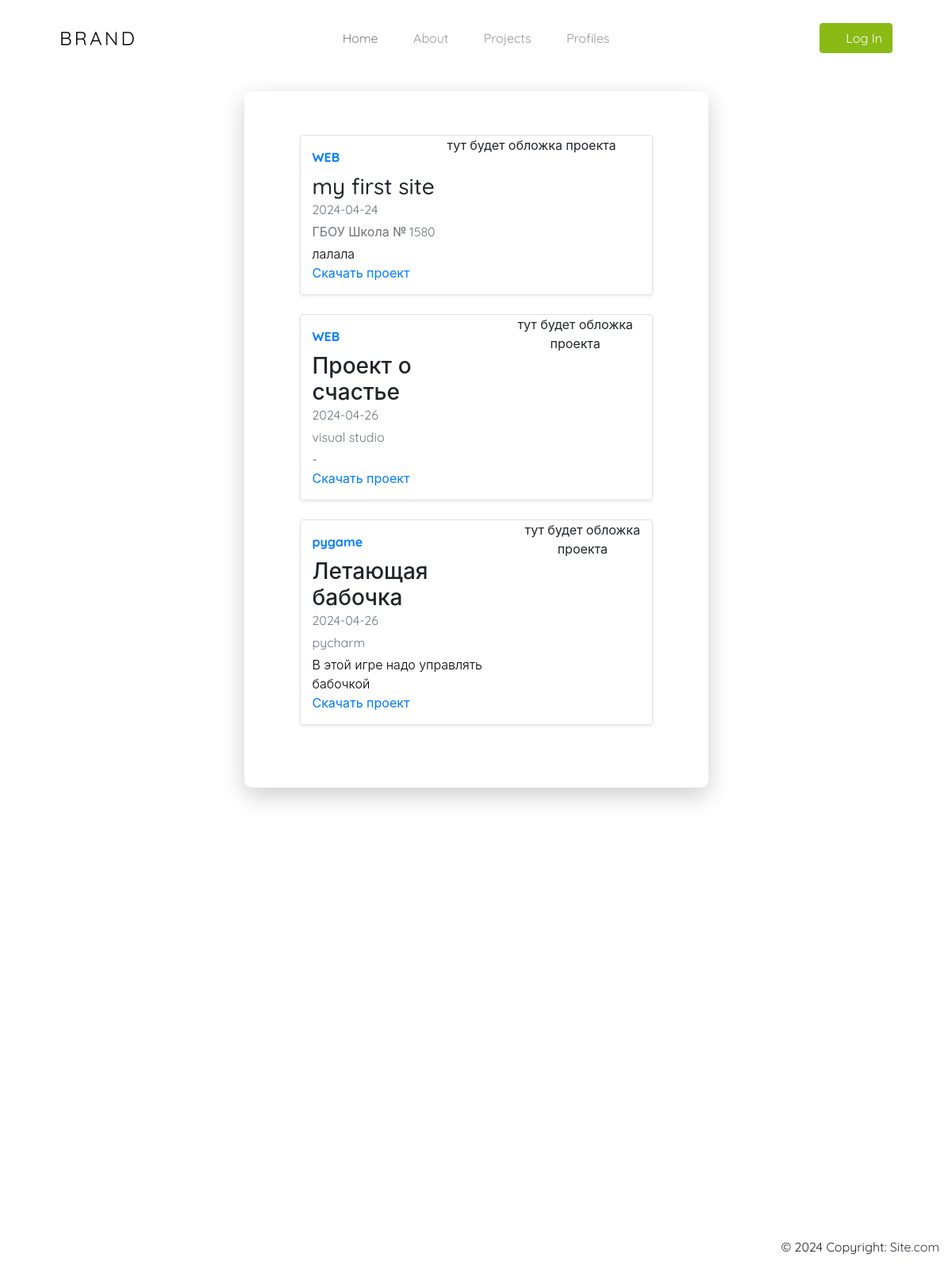
The app's page /projects with its own data.
### models/projects.py (models this page shows)
class Project(SqlAlchemyBase):
    __tablename__ = 'Projects'
    id = sqlalchemy.Column(sqlalchemy.Integer,
                           primary_key=True, autoincrement=True)
    approved_or_not = sqlalchemy.Column(sqlalchemy.Boolean, default=False)
    project_name = sqlalchemy.Column(sqlalchemy.String, nullable=True)
    project_type = sqlalchemy.Column(sqlalchemy.Integer, nullable=True)
    archive = sqlalchemy.Column(sqlalchemy.String, nullable=True)
    project_platform = sqlalchemy.Column(sqlalchemy.String, nullable=True)
    project_date = sqlalchemy.Column(sqlalchemy.DateTime,
                                     default=datetime.datetime.now)
    short_description = sqlalchemy.Column(sqlalchemy.Text, nullable=True)
    description = sqlalchemy.Column(sqlalchemy.Text, nullable=True)
    image = sqlalchemy.Column(sqlalchemy.String, nullable=True)
    user_project = orm.relationship("UserProject", back_populates='project')

### main.py (the view)
@app.route('/projects')
def projects():
    from models.projects import Project
    if current_user.is_authenticated:
        user = load_user(current_user.get_id())
        fl = user.role
    else:
        fl = 0
    db_sess = db_session.create_session()
    projects_a_ds = []
    for proj in db_sess.query(Project).all():
        d = {'project_type': PROJECTS_TYPES[int(proj.project_type)], 'project_name': proj.project_name,
             'date_creation': proj.project_date.date(), 'platform': proj.project_platform,
             'project_short_description': proj.short_description,
             'archive_name': f'{UPLOAD_FOLDER}/{proj.archive}'}
        projects_a_ds.append(d)
    return render_template('projects.html', projects=projects_a_ds, flag=fl)

### models/db_session.py (called while the page is built)
def create_session() -> Session:
    global __factory
    return __factory()

### templates/projects.html
{% extends "base.html" %}
{% block content %}
<div class="limiter">
    <div class="some-container">
        <div class="wrap-with-shadow" style="width: 50%">
            <div class="col mb-2">
                {% for project in projects %}
                    {% include 'project_card.html' %}
                {% endfor %}
            </div>
        </div>
    </div>
</div>
{% endblock %}

### templates/base.html (shortened to what this page needs)
<!doctype html>
<html lang="en">
  <head>
    <link rel="stylesheet" href="{{ url_for('static', filename='fonts/icomoon/style.css')}}">
    <link rel="stylesheet" href="https://stackpath.bootstrapcdn.com/bootstrap/4.3.1/css/bootstrap.min.css"
>
    <link rel="stylesheet" href="{{ url_for('static', filename='css/style.css') }}">
  </head>
  <body>
    <header class="site-navbar mt-3">
      <div class="container-fluid">
        <div class="row align-items-center">
          <div class="site-logo col-6"><a href="index">Brand</a></div>
          <nav class="mx-auto site-navigation">
            <ul class="site-menu js-clone-nav d-none d-xl-block ml-0 pl-0">
              <li><a href="index" class="nav-link active">Home</a></li>
              <li><a href="about">About</a></li>
              <li><a href="projects">Projects</a></li>
              <li><a href="profiles">Profiles</a></li>
            </ul>
          </nav>
          <div class="right-cta-menu text-right d-flex aligin-items-center col-6">
            <div class="ml-auto">
              {% if flag == 0 %}
              <a href="login" class="btn btn-primary border-width-2 d-none d-lg-inline-block"><span class="mr-2 icon-lock_outline"></span>Log In</a>
              {% elif flag in (1, 2, 3) %}
              <a href="post-project" class="btn btn-outline-white border-width-2 d-none d-lg-inline-block"><span class="mr-2 icon-add"></span>Post a Project</a>
              <a href="profile" class="btn btn-primary border-width-2 d-none d-lg-inline-block"><span class="mr-2"></span>Profile</a>
              {% endif %}
            </div>
          </div>
        </div>
      </div>
    </header>
{% block content %} {% endblock %}
<footer class="text-center text-lg-start fixed-bottom">
  <div class="text-right p-3 copyright">
    © 2024 Copyright:
    <a class="text-dark" href="/">Site.com</a>
  </div>
</footer>
  </body>
</html>

### templates/project_card.html
<div class="border rounded shadow-sm overflow-hidden d-flex flex-row mb-3 mb-4 h-md-250">
    <div class="flex-column" style="padding: 15px 15px 15px 15px; max-width: 70%;">
        <strong class="d-inline-block mb-2 text-primary font-weight-bold">{{ project.project_type }}</strong>
        <h3 class="mb-0">{{ project.project_name }}</h3>
        <div class="mb-1 text-muted">{{ project.date_creation }}</div>
        <div class="mb-1 text-muted">{{ project.platform }}</div>
        <p class="card-text mb-auto" style="word-wrap: break-word">{{ project.project_short_description }}</p>
        <a href={{ project.archive_name }} class="stretched-link">Скачать проект</a>
    </div>
    <div class="text-center">
        тут будет обложка проекта
    </div>
</div>

### static/css/style.css (style rules this page uses)
body { font-family: "Quicksand", -apple-system, BlinkMacSystemFont, "Segoe UI", Roboto, "Helvetica Neue", Arial, "Noto Sans", sans-serif, "Apple Color Emoji", "Segoe UI Emoji", "Segoe UI Symbol", "Noto Color Emoji"; background-color: #fff; height: 200vh; position: relative; }
body:before { content: ""; position: absolute; top: 0; left: 0; right: 0; bottom: 0; background: rgba(0, 0, 0, 0.5); -webkit-transition: .3s all ease; -o-transition: .3s all ease; transition: .3s all ease; opacity: 0; visibility: hidden; z-index: 1; }
p { color: #000000; font-weight: 300; }
h1, h2, h3, h4, h5, h6, .h1, .h2, .h3, .h4, .h5, .h6 { font-family: "Quicksand", -apple-system, BlinkMacSystemFont, "Segoe UI", Roboto, "Helvetica Neue", Arial, "Noto Sans", sans-serif, "Apple Color Emoji", "Segoe UI Emoji", "Segoe UI Symbol", "Noto Color Emoji"; }
a { -webkit-transition: .3s all ease; -o-transition: .3s all ease; transition: .3s all ease; }
a, a:hover { text-decoration: none !important; }
.site-navbar { margin-bottom: 0px; z-index: 1999; position: absolute; width: 100%; top: 2rem; }
.site-navbar .container-fluid { padding-left: 7rem; padding-right: 7rem; }
.site-navbar .site-logo { position: absolute; left: 5%; }
.site-navbar .site-logo a { color: #000000; font-size: 1.5rem; letter-spacing: .2rem; text-transform: uppercase; }
.site-navbar .site-burger-menu, .site-navbar .right-cta-menu { position: absolute; right: 5%; }
.site-navbar .site-navigation { position: absolute; left: 50%; -webkit-transform: translateX(-50%); -ms-transform: translateX(-50%); transform: translateX(-50%); z-index: 5; }
.site-navbar .site-navigation .site-menu { margin-bottom: 0; }
.site-navbar .site-navigation .site-menu .active { color: #808080; display: inline-block; padding: 5px 20px; }
.site-navbar .site-navigation .site-menu a { text-decoration: none !important; display: inline-block; position: relative; }
.site-navbar .site-navigation .site-menu > li { display: inline-block; }
.site-navbar .site-navigation .site-menu > li > a { padding: 20px 20px !important; color: rgba(50, 50, 50, 0.5); display: inline-block; text-decoration: none !important; }
.site-mobile-menu .site-nav-wrap { padding: 0; margin: 0; list-style: none; position: relative; }
.site-mobile-menu .site-nav-wrap a { padding: 10px 20px; display: block; position: relative; color: #212529; }
.site-mobile-menu .site-nav-wrap li { position: relative; display: block; }
.site-mobile-menu .site-nav-wrap li .active { color: #515151; }
.site-mobile-menu .site-nav-wrap > li { display: block; position: relative; float: left; width: 100%; }
.site-mobile-menu .site-nav-wrap > li > a { padding-left: 20px; font-size: 20px; }
.btn:after, .btn:before { display: none; }
.btn.btn-primary { color: #fff; background: #89ba16; border-color: #89ba16; }
.limiter { width: 100%; margin: 0 auto; }
.some-container { width: 100%; display: -webkit-box; display: -webkit-flex; display: -moz-box; display: -ms-flexbox; display: flex; flex-wrap: wrap; justify-content: center; align-items: center; padding: 15px; background-repeat: no-repeat; background-position: center; background-size: cover; position: relative; z-index: 1; }
.some-container::before { content: ""; display: block; position: absolute; z-index: -1; width: 100%; height: 100%; top: 0; left: 0; background-color: rgba(255,255,255,0.9); }
.wrap-with-shadow { border-radius: 10px; overflow: hidden; padding: 55px 55px 55px 55px; box-shadow: 0px 10px 30px 0px rgba(13,12,13,0.2); margin-top: 100px; }

### records on screen
Project: project_type "WEB", project_name "my first site", date_creation "2024-04-24", platform "ГБОУ Школа № 1580", project_short_description "лалала"
Project: project_type "WEB", project_name "Проект о счастье", date_creation "2024-04-26", platform "visual studio", project_short_description "-"
Project: project_type "pygame", project_name "Летающая бабочка", date_creation "2024-04-26", platform "pycharm", project_short_description "В этой игре надо управлять бабочкой"
